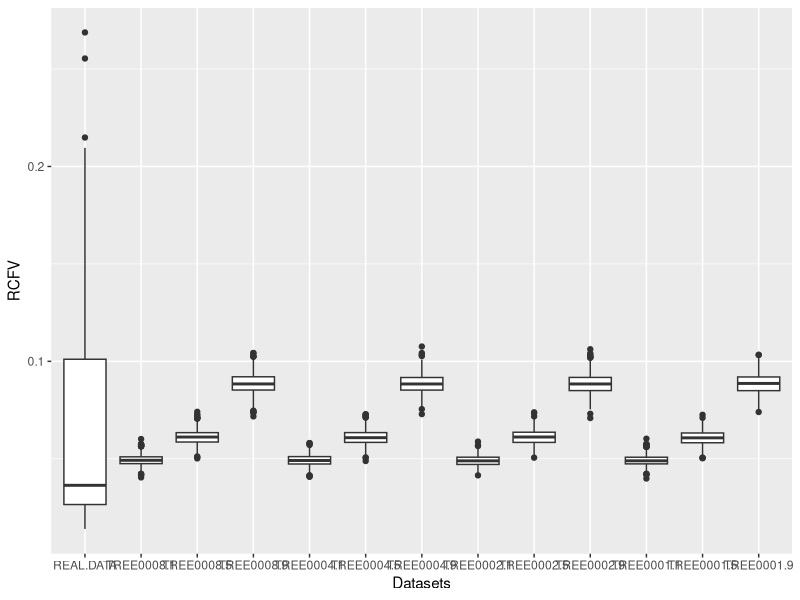

This figure's R source:
data <- read.csv('rcfv_real_v_sim.csv')

#Box-plots of real data vs simulated data
library (ggplot2)
all<- stack(data)
all <-na.omit(all)
ggplot(all, aes(x=ind, y=values)) + geom_boxplot() + labs(x="Datasets", y="RCFV")

#Calculations of median for real vs simulated datasets with inflation parameter set to 0.9
high <- c(data$TREE0008.9, data$TREE0004.9, data$TREE0002.9, data$TREE0001.9)
median (high)
real<- c(data$REAL.DATA)
real <- na.omit(real)
median(real)

#Krukal-Wallis test
kruskal.test(values~ind, data=all)

#Pairwise Wilcoxon Rank Sum Test
pwt<-pairwise.wilcox.test(all$values, all$ind, p.adjust.method = "bonferroni")
sink("pwt.out")
print(pwt)
sink


